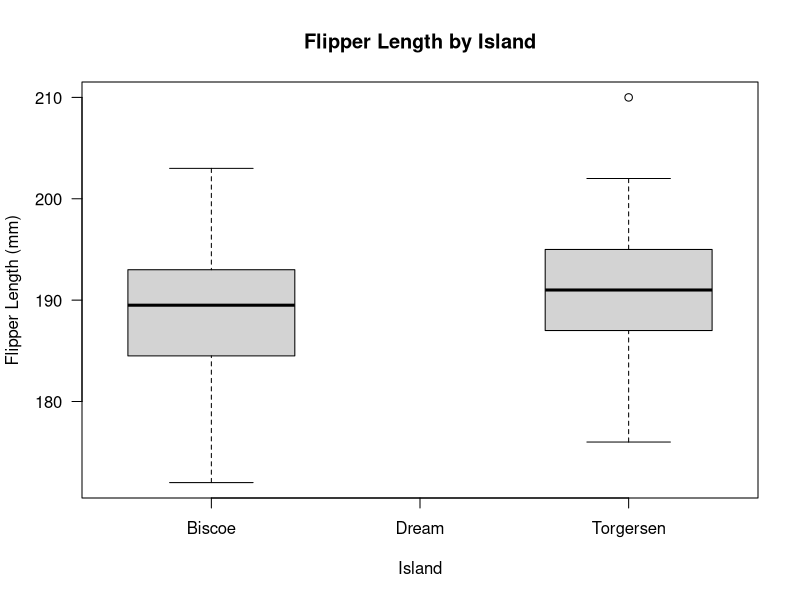
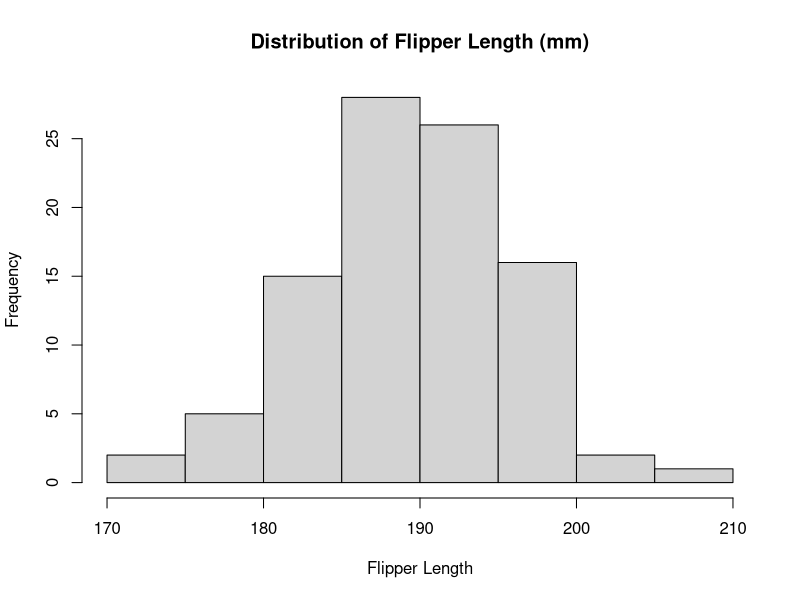
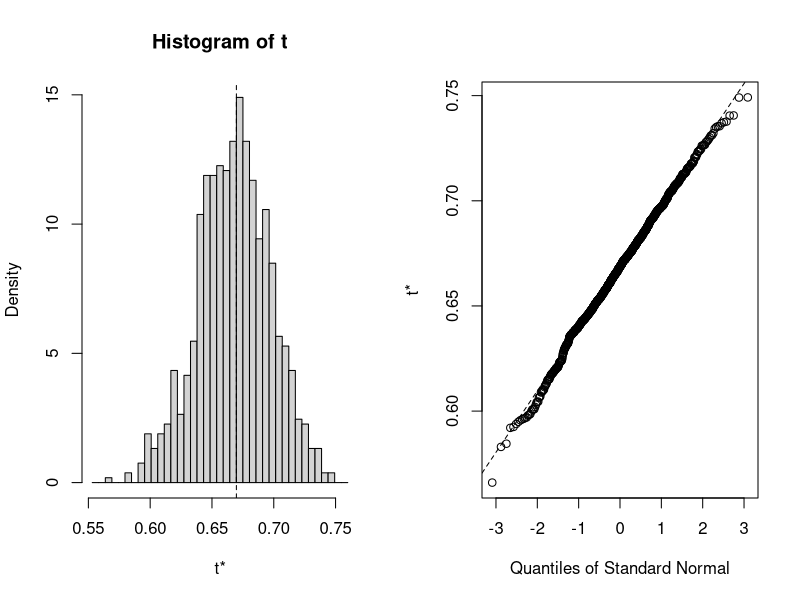

Write R code to recreate these figures, in order.
## ---- chunk 1

# install.packages("combinat")
# install.packages("gtools")
# install.packages("palmerpenguins")

library(gtools)
library(combinat)
library(palmerpenguins)
library(tidyverse)

## ---- chunk 2

permn(2)

colors <- c('red', 'yellow', 'green')
permutations(n = 3, r = 3, v = colors, repeats.allowed = TRUE)

## ---- chunk 3

# load the data
data(penguins)

# see the structure of the data
str(penguins)

## ---- chunk 4
#| code-fold: show

new_penguins_df <- 
  filter(penguins, species == "Adelie", island != "Dream") %>% 
  select(species, island, flipper_length_mm) %>% 
  arrange(island, .by_group = TRUE) %>% 
  drop_na()


## ---- chunk 5

str(new_penguins_df)

## ---- chunk 6
#| code-fold: show

# check the boxplot of the data
boxplot(
  new_penguins_df$flipper_length_mm ~ new_penguins_df$island, las = 1, 
  ylab = "Flipper Length (mm)",
  xlab = "Island",
  main = "Flipper Length by Island"
)

# check the histogram of the data
hist(
  x = new_penguins_df$flipper_length_mm,
  main = "Distribution of Flipper Length (mm)",
  xlab = "Flipper Length"
)

## ---- chunk 7
#| code-fold: show

# calculate the difference in means
mean.stat1 <- abs(
  mean(new_penguins_df$flipper_length_mm[new_penguins_df$island == "Torgersen"]) -
    mean(new_penguins_df$flipper_length_mm[new_penguins_df$island == "Biscoe"])
  ) 
mean.stat1

# calculate the difference in medians
median.stat2 <- abs(
  median(new_penguins_df$flipper_length_mm[new_penguins_df$island == "Torgersen"]) - 
    median(new_penguins_df$flipper_length_mm[new_penguins_df$island == "Biscoe"])
  )
median.stat2

## ---- chunk 8
#| code-fold: show

# get the same set of random data each time we run the code
set.seed(1979)

# define the numeric variable we will resample from
variable <- new_penguins_df$flipper_length_mm

# create an empty matrix for the permutations
# each col is a permutations sample of the data
PermMatrix <- matrix(0, nrow = length(new_penguins_df$island), ncol = 100000)

# use a loop to generate all the permutations without replacement 
for (i in 1:100000){
  PermMatrix[,i] <- sample(variable,
                            size = length(new_penguins_df$island),
                            replace = FALSE)
}

# rows correlate to the number of observations
# there will be 100000 permutation samples
PermMatrix[1:5,1:5]

# dimensions of the matrix
dim(PermMatrix)

## ---- chunk 9
#| code-fold: show

# empty vectors to store all the test stats for every permutation
Perm.mean.stat1 <- rep(0, 100000)
Perm.median.stat2 <- rep(0, 100000)

# use a loop to get mean differences for each permutation sample and store it in the empty vector
for (i in 1:100000) {
  Perm.mean.stat1[i] <- abs(mean(PermMatrix[new_penguins_df$island == "Torgersen", i]) - mean(PermMatrix[new_penguins_df$island == "Biscoe", i]))
  
  Perm.median.stat2[i] <- abs(median(PermMatrix[new_penguins_df$island == "Torgersen", i]) - median(PermMatrix[new_penguins_df$island == "Biscoe", i]))
}

round(Perm.mean.stat1[1:15], 1)
(Perm.mean.stat1 >= mean.stat1)[1:15]

# calculate the p-value
mean(Perm.mean.stat1 >= mean.stat1) 
mean(Perm.median.stat2 >= median.stat2) 

## ---- chunk 10

# Import library for bootstrap methods
library(boot)

penguins_df <- as_data_frame(penguins) %>% 
  drop_na()

# Custom function to find correlation
# between the Bill Length and Depth
corr.fun <- function(data, idx) {
  df <- data[idx, ]

# Find the spearman correlation between
# the 3rd (length) and 4th (depth) columns of dataset
  c(cor(df[, 3], df[, 5], method = 'spearman'))

}

# Setting the seed for reproducability of results
set.seed(42)

# Calling the boot function with the dataset
# our function and no. of rounds
bootstrap <- boot(penguins_df, corr.fun, R = 1000)

# Display the result of boot function
bootstrap

# Plot the bootstrap sampling distribution using ggplot
plot(bootstrap)

# Function to find the bootstrap CI
boot.ci(boot.out = bootstrap,
		type = c("norm", "basic",
				"perc", "bca"))
